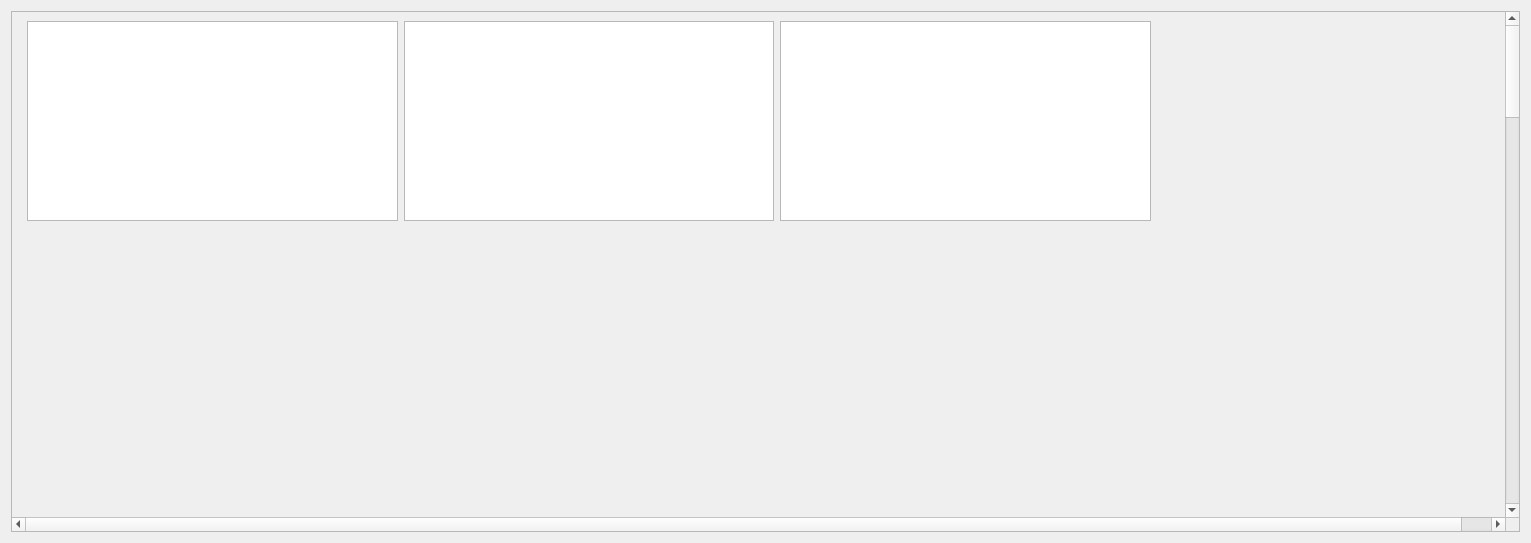
<?xml version="1.0" encoding="UTF-8"?>
<ui version="4.0">
 <class>temp_humi_server</class>
 <widget class="QWidget" name="temp_humi_server">
  <property name="geometry">
   <rect>
    <x>0</x>
    <y>0</y>
    <width>1531</width>
    <height>543</height>
   </rect>
  </property>
  <property name="windowTitle">
   <string>Form</string>
  </property>
  <layout class="QGridLayout" name="gridLayout">
   <item row="1" column="0">
    <widget class="QScrollArea" name="scrollArea">
     <property name="widgetResizable">
      <bool>true</bool>
     </property>
     <widget class="QWidget" name="scrollAreaWidgetContents">
      <property name="geometry">
       <rect>
        <x>0</x>
        <y>-1360</y>
        <width>1524</width>
        <height>2642</height>
       </rect>
      </property>
      <layout class="QGridLayout" name="gridLayout_2">
       <item row="4" column="0" colspan="5">
        <widget class="temp_humi_baseview" name="lightroom_temp" native="true">
         <property name="minimumSize">
          <size>
           <width>1500</width>
           <height>600</height>
          </size>
         </property>
        </widget>
       </item>
       <item row="2" column="1" colspan="4">
        <widget class="temp_humi_baseview" name="normalroom_temp" native="true">
         <property name="minimumSize">
          <size>
           <width>1500</width>
           <height>600</height>
          </size>
         </property>
        </widget>
       </item>
       <item row="0" column="1">
        <widget class="QListView" name="time_list">
         <property name="sizePolicy">
          <sizepolicy hsizetype="Expanding" vsizetype="Maximum">
           <horstretch>0</horstretch>
           <verstretch>0</verstretch>
          </sizepolicy>
         </property>
         <property name="minimumSize">
          <size>
           <width>0</width>
           <height>200</height>
          </size>
         </property>
        </widget>
       </item>
       <item row="0" column="3">
        <widget class="QListView" name="email_list"/>
       </item>
       <item row="3" column="1" colspan="4">
        <widget class="temp_humi_baseview" name="lightroom_humi" native="true">
         <property name="minimumSize">
          <size>
           <width>1500</width>
           <height>600</height>
          </size>
         </property>
        </widget>
       </item>
       <item row="0" column="2">
        <widget class="QListView" name="send_timelist"/>
       </item>
       <item row="0" column="4">
        <spacer name="horizontalSpacer">
         <property name="orientation">
          <enum>Qt::Horizontal</enum>
         </property>
         <property name="sizeHint" stdset="0">
          <size>
           <width>40</width>
           <height>20</height>
          </size>
         </property>
        </spacer>
       </item>
       <item row="1" column="1" colspan="4">
        <widget class="temp_humi_baseview" name="normalroom_humi" native="true">
         <property name="minimumSize">
          <size>
           <width>1500</width>
           <height>600</height>
          </size>
         </property>
        </widget>
       </item>
      </layout>
     </widget>
    </widget>
   </item>
  </layout>
 </widget>
 <customwidgets>
  <customwidget>
   <class>temp_humi_baseview</class>
   <extends>QWidget</extends>
   <header>temp_humi_baseview.h</header>
   <container>1</container>
  </customwidget>
 </customwidgets>
 <resources/>
 <connections/>
</ui>
